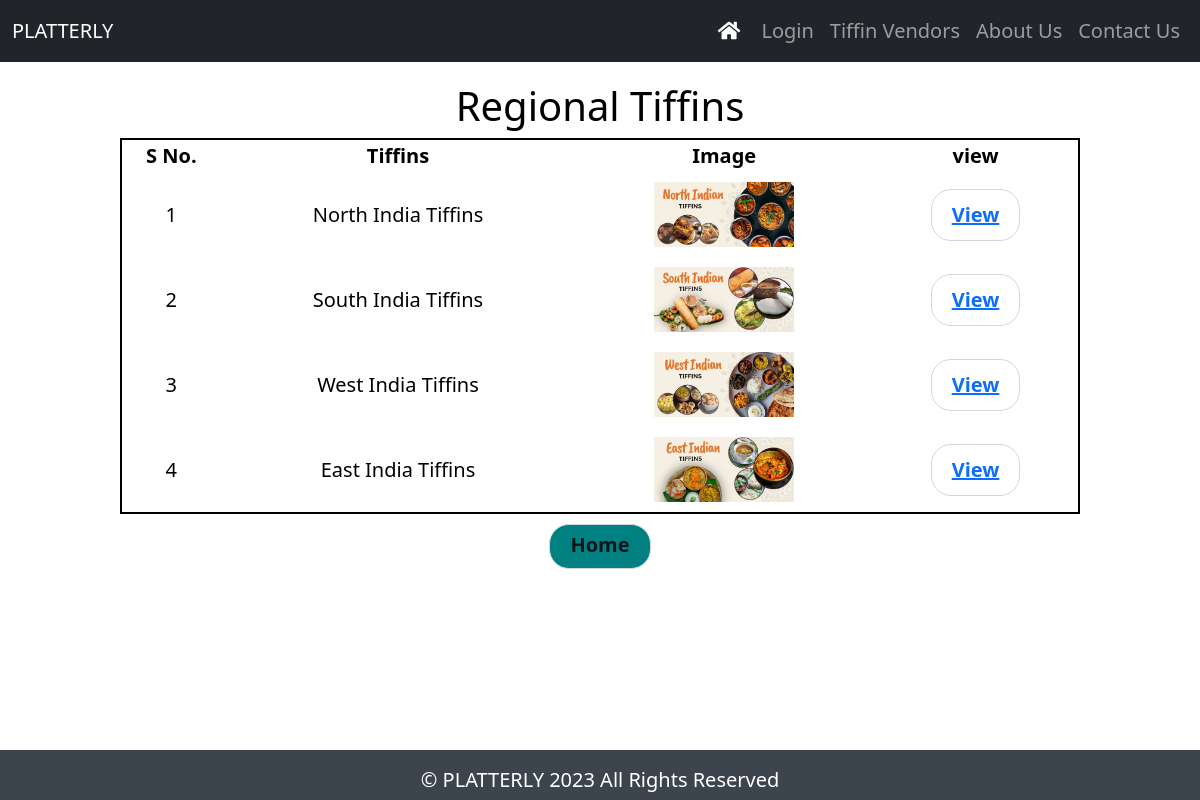
/regional.php, run on the app's committed database.
### tables this page shows
CREATE TABLE `regional` (
  `S_No.` int(11) NOT NULL,
  `Regional_Tiffins` text NOT NULL,
  `Image` text NOT NULL,
  `View` text NOT NULL
);

### regional.php (the view, shortened to what this page needs)
<!doctype html>
<?php
include("includes/db.php");
?>
<html>
	<head>
	   <link rel="stylesheet" href="https://cdnjs.cloudflare.com/ajax/libs/font-awesome/5.15.3/css/all.min.css" />
       <link href="https://cdn.jsdelivr.net/npm/bootstrap@5.0.2/dist/css/bootstrap.min.css" rel="stylesheet" />
	   <link rel="stylesheet" href="css/regional.css" />
	</head>
	<body>
		<nav class="navbar navbar-expand-lg navbar-dark bg-dark">
        <div class="container-fluid">
        <a class="navbar-brand" href="#">PLATTERLY</a>
        <div class="d-flex">
        <div class="collapse navbar-collapse" id="navbarSupportedContent">
        <ul class="navbar-nav me-auto mb-2 mb-lg-0">
		<li class="nav-item">
                <a class="nav-link active" aria-current="page" href="index.php"><i class="fas fa-home"></i>&nbsp;</a>
              </li>
              <li class="nav-item">
                <?php
					        if(isset($_SESSION['user'])){
						        echo" <a class='nav-link active' href='customers/my_acc.php'><h4 style='color:yellow;text-decoration:underline;'>Hi! &nbsp;".$_SESSION['user'].'(My Account)'."</h4></a>";
					        }
					        else {
						        echo"<a class='nav-link' href='customers/login.php'>Login</a>";
					        }
				        ?>
				      </li>
              <li><a class='nav-link' href='regional.php'>Tiffin Vendors</a></li>
              <li class="nav-item">
                <a class="nav-link" href="about.html">About Us</a>
              </li>
              <li class="nav-item">
                <a class="nav-link" href="#">Contact Us</a>
              </li>
            </ul>
           </div>
          </div>
        </div>
      </nav>
	<h1> Regional Tiffins</h1>
	<div >
	 <table   table style='width:80%' class='regional-container'>
		<tr>
		   <th>S No.</th>
		   <th>Tiffins</th>
		   <th> Image</th>
		   <th> view</th>
	   	</tr>
			<?php
				$get_regional = "select * from regional";
				$run_regional = mysqli_query($con, $get_regional);
				while ($row_regional = mysqli_fetch_array($run_regional)) {
					$s_no = $row_regional['S_No.'];
					$t_name = $row_regional['Regional_Tiffins'];
					$t_image = $row_regional['Image'];
					$t_view = $row_regional['View'];
				?>
				<tr>
		  			<td><?php echo $s_no ?> </td>
					<td><?php echo $t_name ?></td>
					<td><img src='images/<?php echo $t_image ?>' width='140' height='65'/></td>
					<td><button><a href = '<?php echo $t_view ?>'>View</a></button> </td>
				</tr>
			<?php } ?>
		</table>
	</div>
	<div style="text-align:center">
		<a href="index.php"><button class="btn1">Home</button></a>
	</div>
	<div class="footer-bottom">
    	&copy; PLATTERLY 2023 All Rights Reserved
    </div>
	</body>
</html>

### css/regional.css (style rules this page uses)
h1 { margin-top:20px; text-align: center; }
body { background: white; color: black; font-size: 20px; font-weight: lighter; text-align: centre; }
.regional-container { margin-top: 5px; margin-left: auto; margin-right: auto; border: 2px solid black; text-align: center; }
.regional-container th { padding:1px; }
.regional-container td { padding:10px; }
.regional-container button { color: #0f1419; border: 1px solid #cfd9de; border-radius: 20px; background: white; padding-top: 10px; padding-bottom: 10px; padding-left: 20px; padding-right: 20px; font-weight: bold; }
.btn1 { color: #0f1419; border: 1px solid #cfd9de; border-radius: 20px; background: teal; padding-top: 5px; padding-bottom: 8px; padding-left: 20px; padding-right: 20px; font-weight: bold; margin-top: 10px; }
.footer-bottom { background: #3c444d; color: #ffffff; height: 50px; width: 100%; text-align: center; position: absolute; bottom: 0px; left: 0px; padding-top: 15px; padding-bottom: 10px; }

### data on the page
regional: value "1", Regional_Tiffins "North India Tiffins", Image (picture)
regional: value "2", Regional_Tiffins "South India Tiffins", Image (picture)
regional: value "3", Regional_Tiffins "West India Tiffins", Image (picture)
regional: value "4", Regional_Tiffins "East India Tiffins", Image (picture)
